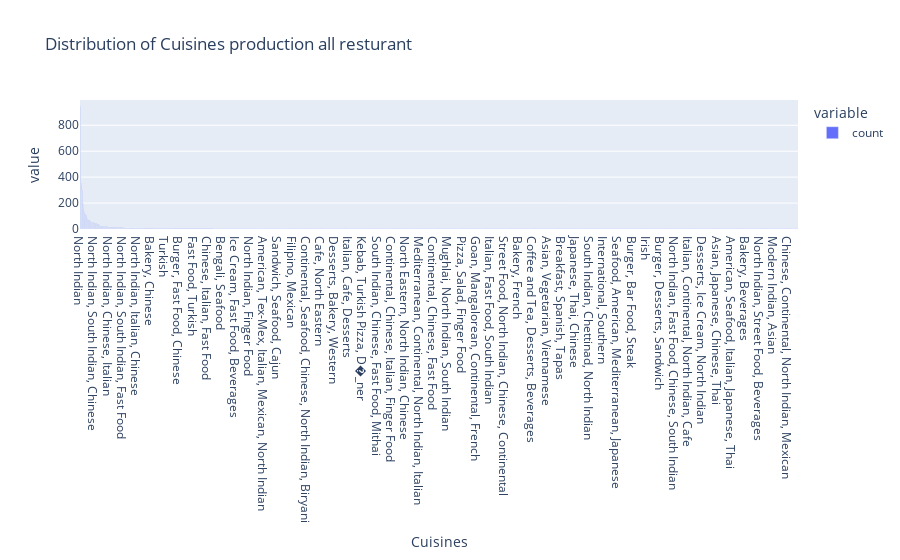

Notebook code cell kept with this figure:
### Code cell
px.bar(Cuisines,title= "Distribution of Cuisines production all resturant")

### Figure 1 — Plotly figure (JSON) as saved in the notebook; plotly's stock layout.template omitted (floating-point values rounded to 4 significant figures; data arrays with more than 128 entries replaced by an {"elided": "..."} marker saying what was removed)
{"data": [{"alignmentgroup": "True", "hovertemplate": "variable=count<br>Cuisines=%{x}<br>value=%{y}<extra></extra>", "legendgroup": "count", "marker": {"color": "#636efa", "pattern": {"shape": ""}}, "name": "count", "offsetgroup": "count", "orientation": "v", "showlegend": true, "textposition": "auto", "type": "bar", "x": {"elided": "1825 str values"}, "xaxis": "x", "y": {"elided": "1825 int values"}, "yaxis": "y"}], "layout": {"autosize": true, "barmode": "relative", "legend": {"title": {"text": "variable"}, "tracegroupgap": 0}, "title": {"text": "Distribution of Cuisines production all resturant"}, "xaxis": {"anchor": "y", "autorange": true, "domain": [0, 1], "range": [-0.5, 1824.0], "title": {"text": "Cuisines"}, "type": "category"}, "yaxis": {"anchor": "x", "autorange": true, "domain": [0, 1], "range": [0, 994.7], "title": {"text": "value"}, "type": "linear"}}}
